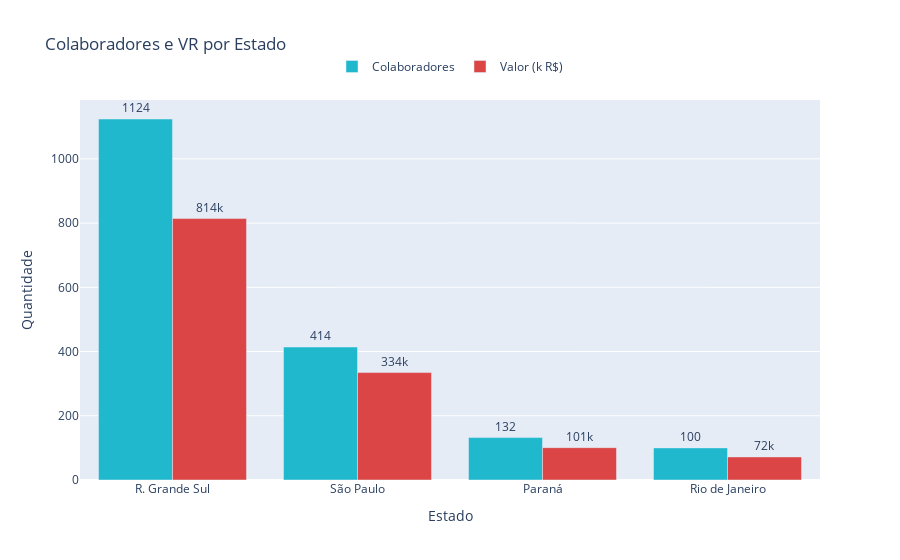

The code cell stored with this chart in its notebook:
### Code cell
import plotly.graph_objects as go

# Data with abbreviated state names to meet 15-character limit
estados = ["R. Grande Sul", "São Paulo", "Paraná", "Rio de Janeiro"]
colaboradores = [1124, 414, 132, 100]
valores = [813995, 334425, 100765, 71925]

# Convert valores to thousands for better scale comparison
valores_k = [v/1000 for v in valores]

fig = go.Figure()

# Add colaboradores bars
fig.add_trace(go.Bar(
    x=estados,
    y=colaboradores,
    name='Colaboradores',
    marker_color='#1FB8CD',
    text=colaboradores,
    textposition='outside',
    cliponaxis=False
))

# Add valores bars  
fig.add_trace(go.Bar(
    x=estados,
    y=valores_k,
    name='Valor (k R$)',
    marker_color='#DB4545',
    text=[f'{v:.0f}k' for v in valores_k],
    textposition='outside',
    cliponaxis=False
))

fig.update_layout(
    title='Colaboradores e VR por Estado',
    barmode='group',
    legend=dict(orientation='h', yanchor='bottom', y=1.05, xanchor='center', x=0.5)
)

fig.update_yaxes(title='Quantidade')
fig.update_xaxes(title='Estado')

fig.show()
fig.write_image('colaboradores_vr_estados.png')

### Figure 1 — Plotly figure (JSON) as saved in the notebook; plotly's stock layout.template omitted (floating-point values rounded to 4 significant figures)
{"data": [{"cliponaxis": false, "marker": {"color": "#1FB8CD"}, "name": "Colaboradores", "text": ["1124", "414", "132", "100"], "textposition": "outside", "type": "bar", "x": ["R. Grande Sul", "São Paulo", "Paraná", "Rio de Janeiro"], "y": [1124, 414, 132, 100]}, {"cliponaxis": false, "marker": {"color": "#DB4545"}, "name": "Valor (k R$)", "text": ["814k", "334k", "101k", "72k"], "textposition": "outside", "type": "bar", "x": ["R. Grande Sul", "São Paulo", "Paraná", "Rio de Janeiro"], "y": [814.0, 334.4, 100.8, 71.92]}], "layout": {"barmode": "group", "legend": {"orientation": "h", "x": 0.5, "xanchor": "center", "y": 1.05, "yanchor": "bottom"}, "title": {"text": "Colaboradores e VR por Estado"}, "xaxis": {"title": {"text": "Estado"}}, "yaxis": {"title": {"text": "Quantidade"}}}}
